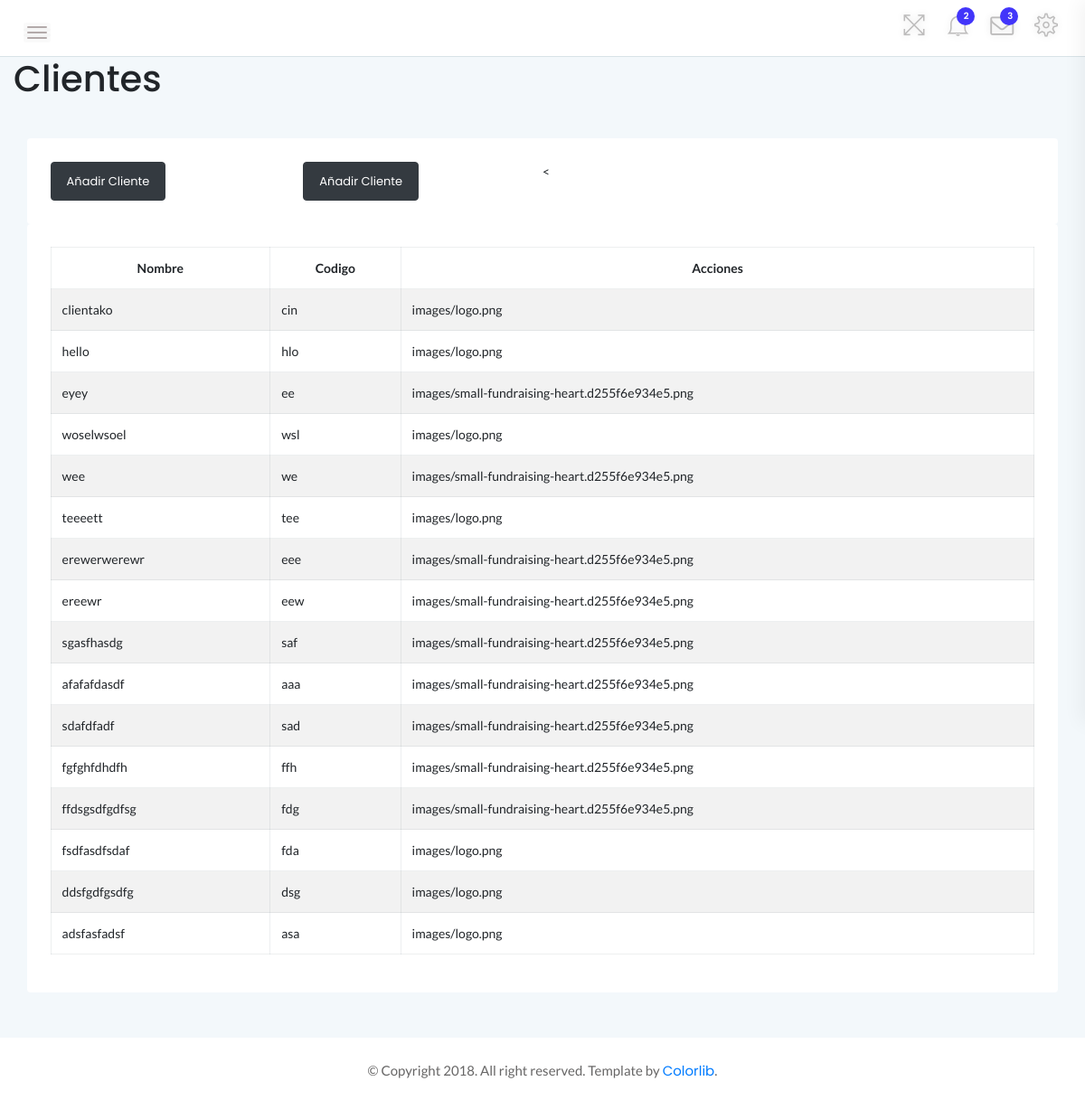
Before: / with the older database file.
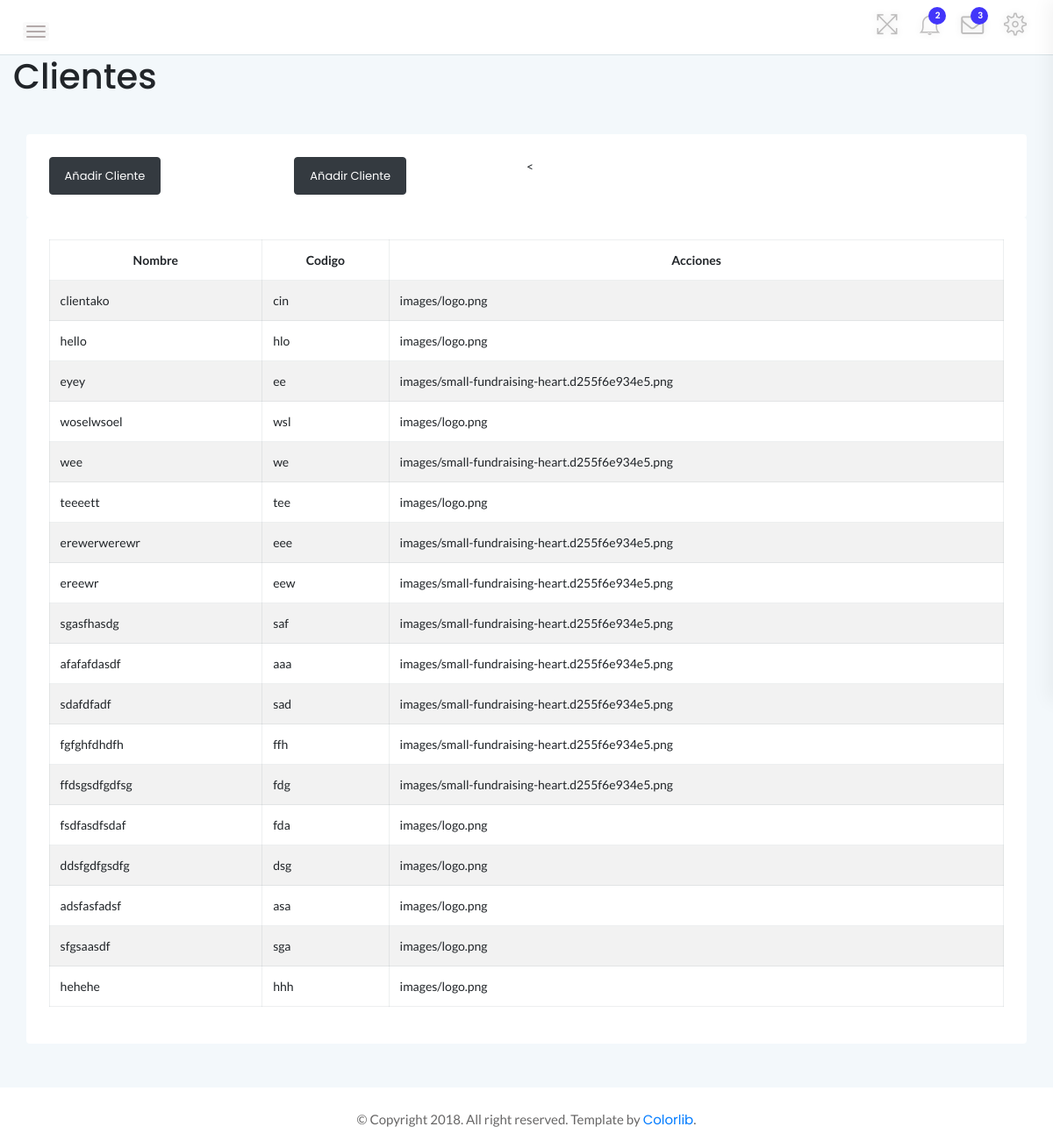
After: the same page with the newer database file.
### main/models.py (models this page shows, shortened)
class Cliente(models.Model):
    nombre = models.CharField(max_length=20)
    created = models.DateField(auto_now_add=True)
    slug = models.SlugField(max_length=20,
                            unique= True,
                            blank= True)
    admin = models.ForeignKey(User,
                              on_delete=models.CASCADE,
                              limit_choices_to={'is_staff': True})
    color = models.CharField(choices=COLOR,
                             max_length=10)
    logo = models.ForeignKey(Logo,
                             on_delete=models.CASCADE,
                             default= None)

class Logo(models.Model):
    image = models.ImageField(upload_to='images/')
    datestamp = models.DateField(auto_now_add=True)
    def __str__(self):
        return self.image.name

### main/views.py (the view)
# urls.py: path('', views.index, name='clientes'),
def index(request):
    clientes = Cliente.objects.all()
    context = {'clientes' : clientes}
    return render(request, 'main/clientes.html', context)

### main/templates/main/clientes.html (shortened to what this page needs)
{% extends 'main/base.html' %}
{% load static %}
{% block content %}
    <h1>Clientes</h1>
    <br><br>
    <div class="col-12">
        <div class="card mt-auto">
            <div class="card-body">
                <div class="row">
                    <div class="col-3">
                        <a href={% url 'crear_cliente' %} class="btn btn-dark text-white">Añadir Cliente</a>
                    </div>
                    <div class="col-3">
                        <a href="#" class="btn btn-dark text-white">Añadir Cliente</a>
                    </div>
                    <
                </div>
            </div>
        </div>
    </div>
    <div class="col-12">
        <div class="card mt-auto">
            <div class = "card-body">
                <div class="row">
                  <div class="col-12">
                      <table id="tabla" class="table table-striped table-bordered" style="width:100%">
                          <thead>
                          <tr>
                              <th class="text-center">Nombre</th>
                              <th class="text-center">Codigo</th>
                              <th class="text-center">Acciones</th>
                          </tr>
                          </thead>
                          <tbody>
                          {% for cliente in clientes %}
                              <tr>
                                  <td>{{ cliente.nombre }}</td>
                                  <td>{{ cliente.slug }}</td>
                                  <td>{{ cliente.logo }}</td>
                              </tr>
                          {% endfor %}
                          </tbody>
                      </table>
                  </div>
              </div>
      </div>
        </div></div>
{% endblock%}
{% block javascript %}
    <link rel="stylesheet" type="text/css"
          href="https://cdn.datatables.net/v/bs4/jszip-2.5.0/dt-1.10.18/b-1.5.6/b-html5-1.5.6/r-2.2.2/datatables.min.css"/>
{% endblock %}

### main/templates/main/base.html (shortened to what this page needs)
{% load static %}
<!doctype html>
<html class="no-js" lang="en">
<head>
    <link rel="stylesheet" href={% static 'css/bootstrap.min.css' %}>
    <link rel="stylesheet" href={% static 'css/font-awesome.min.css' %}>
    <link rel="stylesheet" href={% static 'css/themify-icons.css' %}>
    <link rel="stylesheet" href={% static 'css/metisMenu.css' %}>
    <link rel="stylesheet" href={% static 'css/owl.carousel.min.css' %}>
    <link rel="stylesheet" href={% static 'css/slicknav.min.css' %}>
    <link rel="stylesheet" href="https://www.amcharts.com/lib/3/plugins/export/export.css" type="text/css" media="all" />
    <link rel="stylesheet" href={% static 'css/typography.css' %}>
    <link rel="stylesheet" href={% static 'css/default-css.css' %}>
    <link rel="stylesheet" href={% static 'css/styles.css' %}>
    <link rel="stylesheet" href={% static 'css/responsive.css' %}>
</head>
<body>
    <div class="page-container">
        <div class="main-content">
            <div class="header-area">
                <div class="row">
                <div class="col-1 clearfix">
                        <div class="nav-btn pull-left">
                            <span></span>
                            <span></span>
                            <span></span>
                        </div>
                </div>
                <div class="col-11  clearfix ">
                        <ul class="notification-area pull-right">
                            <li id="full-view"><i class="ti-fullscreen"></i></li>
                            <li class="dropdown">
                                <i class="ti-bell dropdown-toggle" data-toggle="dropdown">
                                    <span>2</span>
                                </i>
                            </li>
                            <li class="dropdown">
                                <i class="fa fa-envelope-o dropdown-toggle" data-toggle="dropdown"><span>3</span></i>
                            </li>
                            <li class="settings-btn">
                                <i class="ti-settings"></i>
                            </li>
                        </ul>
                    </div>
                </div>
            </div>
            <div class="main-content-inner">
                {% block content %}
                {% endblock %}
            </div>
        </div>
        <footer>
            <div class="footer-area">
                <p>© Copyright 2018. All right reserved. Template by <a href="https://colorlib.com/wp/">Colorlib</a>.</p>
            </div>
        </footer>
    </div>
    {% block javascript %}
    {% endblock %}
</body>
</html>

### static/css/typography.css (style rules this page uses)
body { font-size: 14px; font-family: 'Lato', sans-serif; }
h1, h2, h3, h4, h5, h6 { margin: 0; font-family: 'Poppins', sans-serif; }
p { font-family: 'Lato', sans-serif; font-size: 15px; line-height: 26px; color: #444; margin-bottom: 0; }
a, a:visited { text-decoration: none; transition: all 0.3s ease-in-out; -webkit-transition: all 0.3s ease-in-out; -moz-transition: all 0.3s ease-in-out; -o-transition: all 0.3s ease-in-out; outline: 0; font-family: 'Poppins', sans-serif; }
p a, p a:visited { line-height: inherit; outline: 0; }
ul, ol { margin-bottom: 0px; margin-top: 0px; padding: 0; }
ul { margin: 0; list-style-type: none; }

### static/css/default-css.css (style rules this page uses)
* { margin: 0; padding: 0; box-sizing: border-box; }
*, *:before, *:after { -moz-box-sizing: border-box; -webkit-box-sizing: border-box; box-sizing: border-box; }
html { -webkit-font-smoothing: antialiased; }
body { background: #fff; font-weight: normal; -webkit-font-smoothing: antialiased; -webkit-text-size-adjust: 100%; }
:root { --primary-color: #4336FB; }

### static/css/styles.css (style rules this page uses)
.page-container { width: 100%; height: 100%; min-height: 100vh; padding-left: 280px; -webkit-transition: padding-left 0.3s ease 0s; transition: padding-left 0.3s ease 0s; }
.card { border: none; border-radius: 4px; background-color: #fff; -webkit-transition: all 0.3s ease 0s; transition: all 0.3s ease 0s; }
.card-body { padding: 25.6px; padding: 1.6rem; }
.main-content { width: 100%; background: #F3F8FB; }
.main-content-inner { padding: 0 30px 50px; }
.header-area { padding: 15px 30px; background: #fff; border-bottom: 1px solid #d8e3e7; }
.nav-btn { margin-right: 30px; margin-top: 10px; cursor: pointer; }
.nav-btn span { display: block; width: 22px; height: 2px; background: #b3aaaa; margin: 4px 0; border-radius: 15px; -webkit-transition: all 0.3s ease 0s; transition: all 0.3s ease 0s; box-shadow: 0 0 0 4px rgba(99, 96, 96, 0.03); }
.notification-area { -webkit-user-select: none; -moz-user-select: none; -ms-user-select: none; user-select: none; position: relative; z-index: 1; }
.notification-area li { display: inline-block; margin-left: 20px; cursor: pointer; -webkit-user-select: none; -moz-user-select: none; -ms-user-select: none; user-select: none; }
.notification-area li>i { font-size: 26px; color: #bdbcbc; vertical-align: middle; text-shadow: 0 0 8px rgba(0, 0, 0, 0.12); -webkit-transition: color 0.3s ease 0s; transition: color 0.3s ease 0s; }
.notification-area li i>span { position: absolute; right: -5px; top: -7px; font-family: 'Poppins', sans-serif; font-size: 10px; font-weight: 600; color: #fff; background: var(--primary-color); height: 20px; width: 20px; border-radius: 50%; text-align: center; line-height: 20px; padding-left: 2px; }
.notification-area li#full-view { display: inline-block; }
.notification-area .dropdown-toggle, .user-name.dropdown-toggle { position: relative; }
.notification-area .dropdown-toggle:after, .user-name.dropdown-toggle:after { display: none; }
.footer-area { text-align: center; padding: 23px 0 19px; background: #fff; }
.footer-area p { color: #676666; margin-bottom: 0; }
.btn { padding: 11px 17px; font-size: 13px; letter-spacing: 0; }
table tr th { border-bottom: none; }
table tr th, table tr td { border-top: 1px solid rgba(120, 130, 140, 0.13) !important; }
.table-bordered td, .table-bordered th { border: 1px solid rgba(120, 130, 140, 0.13) !important; }

### static/css/responsive.css (style rules this page uses)
@media (min-width: 1200px) and (max-width: 1364px) { .main-content-inner { padding: 0 15px 50px; } }
@media (min-width: 1200px) and (max-width: 1364px) { .page-container, .sbar_collapsed.page-container { padding-left: 0; } }

Changed rows visible on the page:
added Cliente: nombre "sfgsaasdf", slug "sga", logo "images/logo.png"
added Cliente: nombre "hehehe", slug "hhh", logo "images/logo.png"
